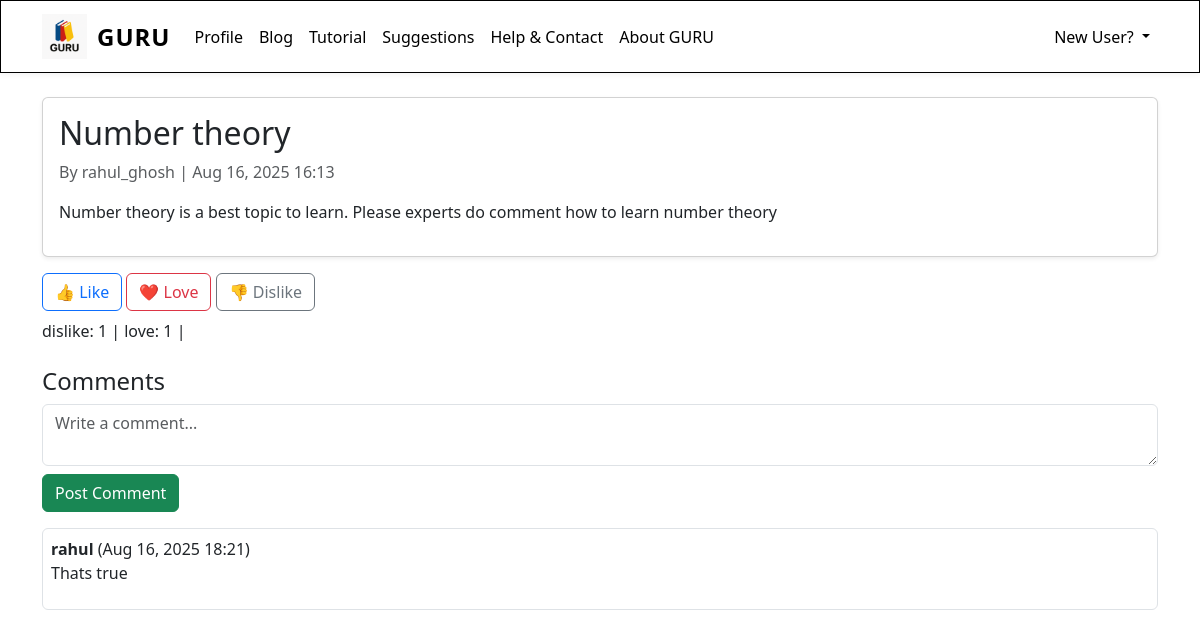
/blog/5/, run on the app's committed database.
### core/models.py (models this page shows, shortened)
class Post(models.Model):  # your existing one
    title = models.CharField(max_length=200)
    content = models.TextField()
    image = models.ImageField(upload_to='posts/', null=True, blank=True)
    author = models.ForeignKey(User, on_delete=models.CASCADE)
    created_at = models.DateTimeField(auto_now_add=True)

class Reaction(models.Model):
    REACTION_CHOICES = [
        ("like", "Like"),
        ("love", "Love"),
        ("dislike", "Dislike"),
    ]
    post = models.ForeignKey(Post, on_delete=models.CASCADE, related_name="reactions")
    user = models.ForeignKey(User, on_delete=models.CASCADE)
    reaction_type = models.CharField(max_length=20, choices=REACTION_CHOICES , default="like")
    created_at = models.DateTimeField(auto_now_add=True)
    class Meta:
        unique_together = ("post", "user")  # one reaction per user per post

class Comment(models.Model):
    post = models.ForeignKey(Post, on_delete=models.CASCADE, related_name="comments")
    user = models.ForeignKey(User, on_delete=models.CASCADE)
    content = models.TextField()
    parent = models.ForeignKey(
        "self", null=True, blank=True, on_delete=models.CASCADE, related_name="replies"
    )
    created_at = models.DateTimeField(auto_now_add=True)

### core/views.py (the view, shortened to what this page needs)
# urls.py: path("blog/<int:post_id>/", views.blog_detail, name="blog_detail"),
def blog_detail(request, post_id):
    post = get_object_or_404(Post, id=post_id)
    comments = post.comments.filter(parent__isnull=True).order_by("-created_at")
    reactions = post.reactions.values("reaction_type").annotate(count=models.Count("id"))
    return render(request, "blog_detail.html", {
        "post": post,
        "comments": comments,
        "reactions": reactions,
    })

### templates/blog_detail.html (shortened to what this page needs)
{% extends 'base.html' %}
{% block content %}
<div class="container mt-4">
  <div class="card shadow-sm mb-3">
    <div class="card-body">
      <h2>{{ post.title }}</h2>
      <p class="text-muted">By {{ post.author }} | {{ post.created_at|date:"M d, Y H:i" }}</p>
      <p>{{ post.content }}</p>
    </div>
  </div>
  <form method="post">
    <button name="reaction" value="like" class="btn btn-outline-primary">👍 Like</button>
    <button name="reaction" value="love" class="btn btn-outline-danger">❤️ Love</button>
    <button name="reaction" value="dislike" class="btn btn-outline-secondary">👎 Dislike</button>
  </form>
  <p class="mt-2">
    {% for r in reactions %}
      {{ r.reaction_type }}: {{ r.count }} |
    {% endfor %}
  </p>
  <h4 class="mt-4">Comments</h4>
  <form method="post">
    <textarea name="comment" class="form-control mb-2" placeholder="Write a comment..."></textarea>
    <button type="submit" class="btn btn-success">Post Comment</button>
  </form>
  {% for comment in comments %}
    <div class="mt-3 border p-2 rounded">
      <strong>{{ comment.user }}</strong> ({{ comment.created_at|date:"M d, Y H:i" }})
      <p>{{ comment.content }}</p>
    </div>
  {% empty %}
    <p>No comments yet.</p>
  {% endfor %}
</div>
{% endblock %}

### data on the page
Post: title "Number theory", author "rahul_ghosh", created_at "Aug 16, 2025 16:13", content "Number theory is a best topic to learn. Please experts do comment how to learn number theory"
Reaction: reaction_type "dislike", count "1"
Reaction: reaction_type "love", count "1"
Comment: user "rahul", created_at "Aug 16, 2025 18:21", content "Thats true"
